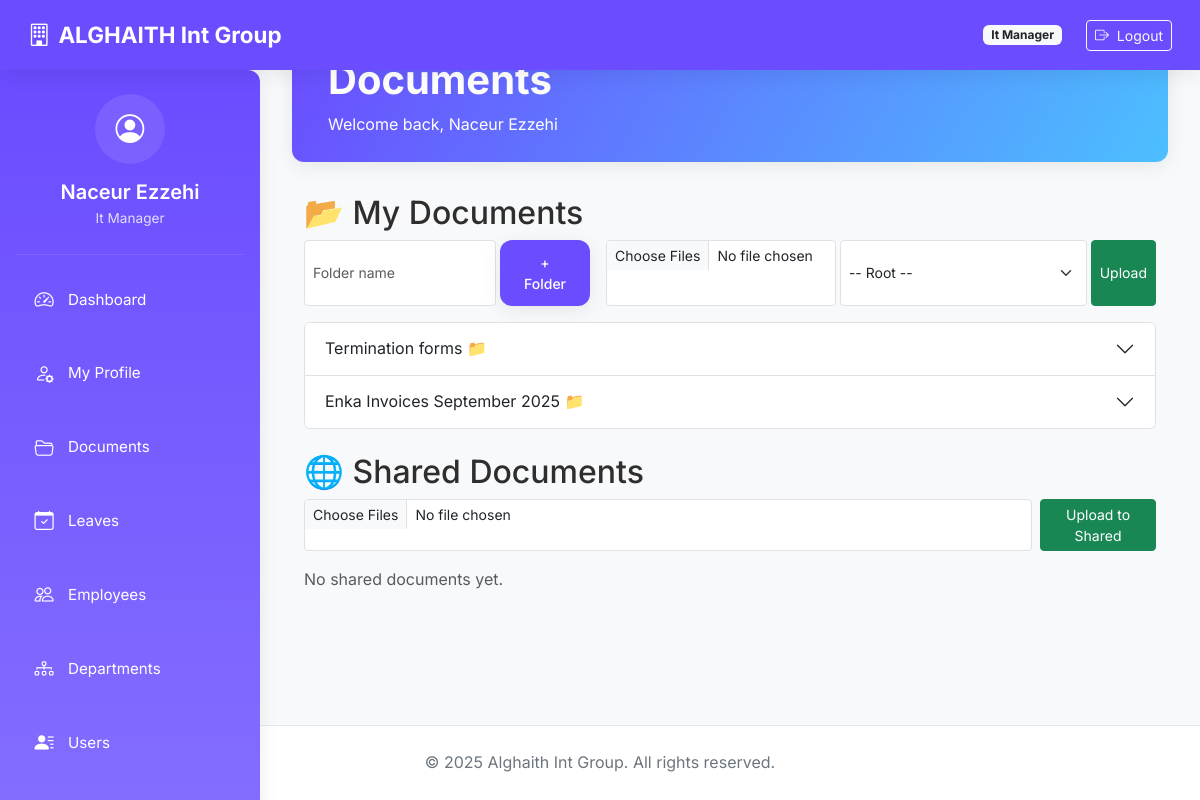
/documents/ (signed in), run on the app's committed database.
### core/models.py (models this page shows, shortened)
class User(db.Model, UserMixin):
    __tablename__ = 'users'
    id = db.Column(db.Integer, primary_key=True)
    email = db.Column(db.String(120), unique=True, nullable=False, index=True)
    password_hash = db.Column(db.String(200), nullable=False)
    name = db.Column(db.String(100), nullable=False)
    role = db.Column(db.String(50), nullable=False)  # General Director, IT Manager, etc.
    avatar = db.Column(db.String(255), nullable=True)
    access_code = db.Column(db.String(20), unique=True, nullable=False)
    phone = db.Column(db.String(20), nullable=True)
    position = db.Column(db.String(100), nullable=True)
    created_at = db.Column(db.DateTime, default=datetime.utcnow)
    last_login = db.Column(db.DateTime)
    login_count = db.Column(db.Integer, default=0)
    is_active = db.Column(db.Boolean, default=True, nullable=False)
    documents = db.relationship('UserDocument', back_populates='user', cascade="all, delete-orphan")
    folders_created = db.relationship('Folder', back_populates='creator', cascade="all, delete-orphan")
    activities = db.relationship('ActivityLog', back_populates='user', cascade="all, delete-orphan")
    leave_requests = db.relationship('LeaveRequest', back_populates='requester', foreign_keys='LeaveRequest.user_id')
    approved_requests = db.relationship('LeaveRequest', back_populates='approver', foreign_keys='LeaveRequest.approver_id')
    @property
    def is_authenticated(self):
        return True

class Folder(db.Model):
    __tablename__ = 'folders'
    __table_args__ = (db.UniqueConstraint('name', 'created_by', name='uix_user_folder'),)
    id = db.Column(db.Integer, primary_key=True)
    name = db.Column(db.String(255), nullable=False)
    created_by = db.Column(db.Integer, db.ForeignKey('users.id'), nullable=False)
    created_at = db.Column(db.DateTime, default=datetime.utcnow)
    documents = db.relationship('UserDocument', back_populates='folder', cascade="all, delete-orphan")
    creator = db.relationship('User', back_populates='folders_created')

### routes/document_routes.py (the view)
@docs_bp.route('/')
@login_required
def list_documents():
    my_folders = Folder.query.filter_by(created_by=current_user.id).order_by(Folder.created_at.desc()).all()
    my_docs = UserDocument.query.filter_by(user_id=current_user.id, folder_id=None, visibility_type='private').all()
    shared_docs = UserDocument.query.filter(UserDocument.visibility_type=='shared', UserDocument.folder_id==None).all()
    return render_template(
        'dashboard/documents.html',
        folders=my_folders,
        documents=my_docs,
        shared_documents=shared_docs
    )

### modules/auth/forms.py
class LogoutForm(FlaskForm):
    submit = SubmitField('Logout')

### app.py (called while the page is built)
@login_manager.user_loader
def load_user(user_id):
    from core.models import User
    return db.session.get(User, int(user_id))

@app.before_request
def make_session_permanent():
    session.permanent = True

### core/models.py (called while the page is built)
    def can_owner_access(self, owner):
        if self.visibility_type == 'shared':
            return True
        return self.owner_id == getattr(owner, "id", None) and self.owner_type == owner.__class__.__name__.lower()

    def can_owner_delete(self, owner):
        privileged_roles = ['general_director', 'it_manager']
        if self.owner_type == 'user' and hasattr(owner, 'role'):
            return self.owner_id == owner.id or owner.role.lower() in privileged_roles
        return self.owner_id == getattr(owner, "id", None)

### templates/dashboard/documents.html (shortened to what this page needs)
{% extends "dashboard/base_dashboard.html" %}
{% block dashboard_title %}Documents{% endblock %}
{% block dashboard_content %}
<div class="container">
    <div class="mb-4">
        <h2>📂 My Documents</h2>
        <div class="d-flex gap-3 mb-3">
            <form action="{{ url_for('docs.create_folder') }}" method="POST" class="d-flex gap-1">
                <input type="text" name="folder_name" placeholder="Folder name" required class="form-control form-control-sm">
                <button type="submit" class="btn btn-sm btn-primary">+ Folder</button>
            </form>
            <form action="{{ url_for('docs.upload_document') }}" method="POST" enctype="multipart/form-data" class="d-flex gap-1">
                <input type="file" name="documents" multiple required class="form-control form-control-sm">
                <select name="folder_id" class="form-select form-select-sm">
                    <option value="">-- Root --</option>
                </select>
                <button type="submit" class="btn btn-sm btn-success">Upload</button>
            </form>
        </div>
        {% if folders %}
        <div class="accordion mb-3" id="foldersAccordion">
            {% for folder in folders %}
            <div class="accordion-item">
                <h2 class="accordion-header" id="heading{{ folder.id }}">
                    <button class="accordion-button collapsed" type="button" data-bs-toggle="collapse" data-bs-target="#collapse{{ folder.id }}">
                        {{ folder.name }} 📁
                    </button>
                </h2>
            </div>
            {% endfor %}
        </div>
        {% else %}
        <p class="text-muted">No folders created yet.</p>
        {% endif %}
    </div>
    <div>
        <h2>🌐 Shared Documents</h2>
        {% if current_user.role.lower() != "employee" %}
        <form action="{{ url_for('docs.upload_document') }}" method="POST" enctype="multipart/form-data" class="mb-3 d-flex gap-2">
            <input type="file" name="documents" multiple required class="form-control form-control-sm">
            <button type="submit" class="btn btn-sm btn-success">Upload to Shared</button>
        </form>
        {% endif %}
        {% if shared_documents %}
        <ul class="list-group">
            {% for doc in shared_documents %}
            <li class="list-group-item d-flex justify-content-between align-items-center">
                {{ doc.filename }} by {{ doc.user.name }} ({{ doc.user.role }})
                <div class="d-flex gap-2">
                    {% if doc.can_owner_access(current_user) %}
                    <a href="{{ url_for('docs.download_document', doc_id=doc.id) }}" class="btn btn-sm btn-primary">⬇️ Download</a>
                    {% endif %}
                    {% if doc.can_owner_delete(current_user) %}
                    <form action="{{ url_for('docs.delete_document', doc_id=doc.id) }}" method="POST" style="display:inline;" onsubmit="return confirm('Delete document?');">
                        <input type="hidden" name="csrf_token" value="{{ csrf_token() }}">
                        <button class="btn btn-sm btn-danger">🗑 Delete</button>
                    </form>
                    {% endif %}
                </div>
            </li>
            {% endfor %}
        </ul>
        {% else %}
        <p class="text-muted">No shared documents yet.</p>
        {% endif %}
    </div>
</div>
{% endblock %}

### templates/dashboard/base_dashboard.html (shortened to what this page needs)
<!DOCTYPE html>
<html lang="en">
<head>
    <link href="https://cdn.jsdelivr.net/npm/bootstrap@5.3.0/dist/css/bootstrap.min.css" rel="stylesheet">
    <link href="https://cdn.jsdelivr.net/npm/bootstrap-icons@1.10.5/font/bootstrap-icons.css" rel="stylesheet">
    <link rel="stylesheet" href="{{ url_for('static', filename='css/styles.css') }}">
</head>
<body>
<nav class="navbar navbar-expand-lg navbar-dark">
    <div class="container-fluid">
        <a class="navbar-brand" href="{{ url_for('dashboard.role_dashboard') }}">
            <i class="bi bi-building me-2"></i>ALGHAITH Int Group
        </a>
        <div class="d-flex align-items-center">
            <span class="badge bg-light text-dark me-3 d-none d-md-inline">{{ current_user.role|replace('_', ' ')|title }}</span>
            {% if current_user.is_authenticated %}
            <div class="desktop-logout">
                <form method="post" action="{{ url_for('auth.logout') }}" class="ms-2 d-inline">
                    <button type="submit" class="btn btn-sm btn-outline-light">
                        <i class="bi bi-box-arrow-right me-1"></i> Logout
                    </button>
                </form>
            </div>
            {% endif %}
        </div>
    </div>
</nav>
<div class="sidebar" id="sidebarMenu">
    <div class="sidebar-header">
        <div class="user-info">
            <div class="user-avatar">
                <i class="bi bi-person-circle"></i>
            </div>
            <h5 class="user-name">{{ current_user.name }}</h5>
            <div class="user-role">{{ current_user.role|replace('_', ' ')|title }}</div>
        </div>
    </div>
    <ul class="nav flex-column">
        <li class="nav-item">
            <a class="nav-link" href="{{ url_for('dashboard.role_dashboard') }}">
                <i class="bi bi-speedometer2"></i> <span class="link-text">Dashboard</span>
            </a>
        </li>
        <li class="nav-item">
            <a class="nav-link" href="{{ url_for('profile.my_profile') }}">
                <i class="bi bi-person-gear"></i> <span class="link-text">My Profile</span>
            </a>
        </li>
        <li class="nav-item">
            <a class="nav-link" href="{{ url_for('docs.list_documents') }}">
                <i class="bi bi-folder2-open"></i> <span class="link-text">Documents</span>
            </a>
        </li>
        <li class="nav-item">
            <a class="nav-link" href="{{ url_for('leave.leaves_dashboard') }}">
                <i class="bi bi-calendar-check"></i> <span class="link-text">Leaves</span>
            </a>
        </li>
        <li class="nav-item">
            <a class="nav-link" href="{{ url_for('dashboard.employee_summary') }}">
                <i class="bi bi-people"></i> <span class="link-text">Employees</span>
            </a>
        </li>
        <li class="nav-item">
            <a class="nav-link" href="{{ url_for('department.department_summary') }}">
                <i class="bi bi-diagram-3"></i> <span class="link-text">Departments</span>
            </a>
        </li>
        <li class="nav-item">
            <a class="nav-link" href="{{ url_for('dashboard.user_management') }}">
                <i class="bi bi-person-lines-fill"></i> <span class="link-text">Users</span>
            </a>
        </li>
        <li class="nav-item">
            <a class="nav-link" href="{{ url_for('candidates.list_candidates') }}">
            </a>
        </li>
    </ul>
</div>
<div class="main-content">
    <div class="dashboard-header">
        <div class="container-fluid">
            <h1 class="dashboard-title">{% block dashboard_title %}Dashboard{% endblock %}</h1>
            <p class="mb-0">Welcome back, {{ current_user.name }}</p>
        </div>
    </div>
    {% block dashboard_content %}{% endblock %}
</div>
<footer>
    <div class="container-fluid">
        &copy; 2025 Alghaith Int Group. All rights reserved.
    </div>
</footer>
</body>
</html>

### static/css/styles.css (style rules this page uses)
:root { --brand-primary: #6b4cff; --brand-secondary: #2ad29b; --brand-accent: #4cbfff; --background: #ffffff; --card-bg: #f5f7fb; --text-main: #2e2e2e; --text-muted: #8a94a6; --success: #2ecc71; --warning: #f1c40f; --danger: #e74c3c; --shadow-soft: 0 10px 30px rgba(0,0,0,0.08); --radius-lg: 1rem; --sidebar-width: 220px; }
body { background-color: var(--background); color: var(--text-main); font-family: "Inter", sans-serif; line-height: 1.6; }
.navbar { box-shadow: var(--shadow-soft); }
.sidebar { min-height: 100vh; width: var(--sidebar-width); background: linear-gradient(180deg, var(--brand-primary), var(--brand-accent)); color: white; border-radius: 0 var(--radius-lg) var(--radius-lg) 0; padding: 1rem; }
.sidebar .nav-link { color: white; margin-bottom: 0.5rem; border-radius: var(--radius-lg); padding: 0.5rem 1rem; transition: all 0.2s ease-in-out; display: flex; align-items: center; gap: 0.5rem; }
.btn-primary { background: var(--brand-primary); border: none; border-radius: var(--radius-lg); box-shadow: var(--shadow-soft); transition: all 0.2s ease-in-out; }
.main-content { padding: 2rem; }

### templates/dashboard/base_dashboard.html (style rules this page uses)
:root { --brand-primary: #6b4cff; --brand-primary-light: #8570ff; --brand-secondary: #2ad29b; --brand-accent: #4cbfff; --background: #f8f9fa; --card-bg: #ffffff; --text-main: #2e2e2e; --text-muted: #6c757d; --success: #2ecc71; --warning: #f1c40f; --danger: #e74c3c; --border-color: #e2e8f0; --shadow-soft: 0 4px 20px rgba(0, 0, 0, 0.08); --radius-lg: 12px; --transition: all 0.3s ease; }
* { margin: 0; padding: 0; box-sizing: border-box; }
body { background-color: var(--background); color: var(--text-main); font-family: 'Inter', sans-serif; overflow-x: hidden; min-height: 100vh; display: flex; flex-direction: column; }
.navbar { box-shadow: var(--shadow-soft); position: fixed; top: 0; left: 0; right: 0; z-index: 1030; background: var(--brand-primary) !important; height: 70px; padding: 0.5rem 1rem; }
.navbar-brand { font-weight: 700; font-size: 1.4rem; }
.sidebar { background: linear-gradient(180deg, var(--brand-primary), var(--brand-primary-light)); color: white; width: 260px; position: fixed; top: 70px; left: 0; height: calc(100vh - 70px); overflow-y: auto; transition: var(--transition); z-index: 1020; padding: 1.5rem 1rem; box-shadow: var(--shadow-soft); }
.sidebar-header { padding: 0 0 1.5rem 0; border-bottom: 1px solid rgba(255, 255, 255, 0.1); margin-bottom: 1rem; }
.user-info { text-align: center; }
.user-avatar { width: 70px; height: 70px; border-radius: 50%; background: rgba(255, 255, 255, 0.1); display: flex; align-items: center; justify-content: center; margin: 0 auto 1rem; font-size: 1.8rem; }
.user-name { font-weight: 600; margin-bottom: 0.25rem; }
.user-role { font-size: 0.85rem; opacity: 0.8; }
.sidebar .nav { gap: 0.5rem; }
.sidebar .nav-link { color: white; border-radius: var(--radius-lg); padding: 0.85rem 1rem; display: flex; align-items: center; gap: 0.75rem; font-size: 0.95rem; transition: var(--transition); }
.sidebar .nav-link i { font-size: 1.2rem; width: 24px; text-align: center; }
.main-content { flex: 1; margin-left: 260px; transition: var(--transition); padding: 2rem; }
.dashboard-header { background: linear-gradient(120deg, var(--brand-primary), var(--brand-accent)); color: white; border-radius: var(--radius-lg); padding: 1.5rem; margin-bottom: 2rem; box-shadow: var(--shadow-soft); }
.dashboard-title { font-weight: 700; margin-bottom: 0.5rem; }
.btn-primary { background: var(--brand-primary); border: none; border-radius: var(--radius-lg); padding: 0.75rem 1.5rem; font-weight: 500; transition: var(--transition); }
footer { margin-top: auto; background: white; padding: 1.5rem; border-top: 1px solid var(--border-color); text-align: center; color: var(--text-muted); }
input, select, textarea { min-height: 48px; font-size: 1rem; padding: 0.75rem; border: 1px solid var(--border-color); border-radius: var(--radius-lg); transition: var(--transition); }
.sidebar .nav-item { animation: fadeIn 0.3s ease forwards; }
.sidebar .nav-item:nth-child(1) { animation-delay: 0.05s; }
.sidebar .nav-item:nth-child(2) { animation-delay: 0.1s; }
.sidebar .nav-item:nth-child(3) { animation-delay: 0.15s; }
.sidebar .nav-item:nth-child(4) { animation-delay: 0.2s; }
.sidebar .nav-item:nth-child(5) { animation-delay: 0.25s; }
.sidebar .nav-item:nth-child(6) { animation-delay: 0.3s; }
.sidebar .nav-item:nth-child(7) { animation-delay: 0.35s; }
.sidebar .nav-item:nth-child(8) { animation-delay: 0.4s; }

### data on the page
User: role "It Manager", name "Naceur Ezzehi"
Folder: name "Termination forms"
Folder: name "Enka Invoices September 2025"
